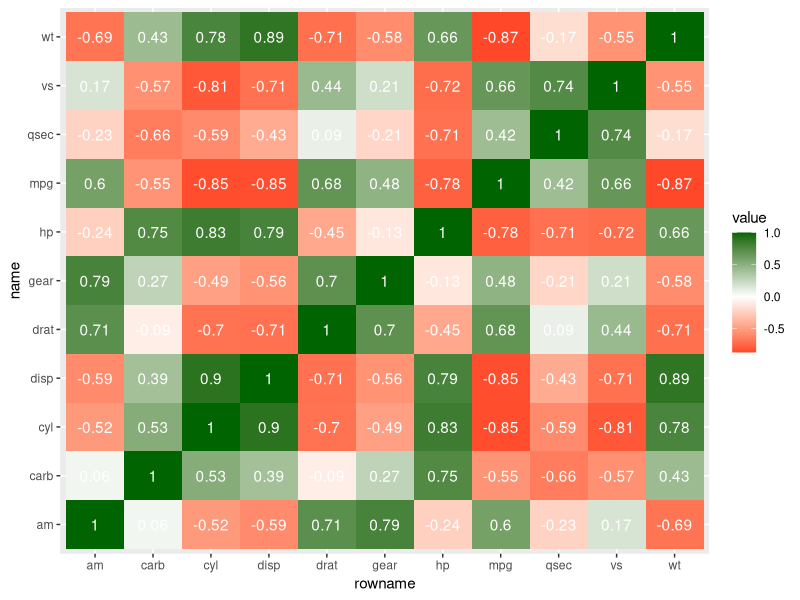

This chart was generated by the following R code:
library(tidyverse)
data("mtcars")
mtcars_cormat <- cor(mtcars) %>% 
  as.data.frame() %>% 
  rownames_to_column() %>% 
  pivot_longer(-rowname)

mtcars_cormat %>% 
  ggplot(aes(x = rowname, y = name, fill = value))+
  geom_tile()+
  geom_text(aes(label = round(value,2)), color = "white")+
  scale_fill_gradient2(low ="red",
                      high = "darkgreen",
                      mid = "white",midpoint = 0)

carrs_corr <- cor(mtcars) %>% 
  as.data.frame() %>% 
  rownames_to_column() %>% 
  pivot_longer(-rowname) 

